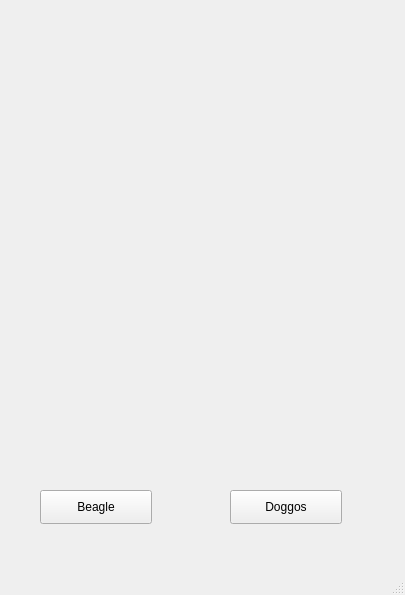
<?xml version="1.0" encoding="UTF-8"?>
<ui version="4.0">
 <class>MainWindow</class>
 <widget class="QMainWindow" name="MainWindow">
  <property name="geometry">
   <rect>
    <x>0</x>
    <y>0</y>
    <width>405</width>
    <height>595</height>
   </rect>
  </property>
  <property name="windowTitle">
   <string>MainWindow</string>
  </property>
  <widget class="QWidget" name="centralwidget">
   <widget class="QLabel" name="photo">
    <property name="geometry">
     <rect>
      <x>20</x>
      <y>20</y>
      <width>351</width>
      <height>451</height>
     </rect>
    </property>
    <property name="text">
     <string/>
    </property>
    <property name="pixmap">
     <pixmap>beagle.jpg</pixmap>
    </property>
    <property name="scaledContents">
     <bool>true</bool>
    </property>
    <property name="alignment">
     <set>Qt::AlignCenter</set>
    </property>
   </widget>
   <widget class="QPushButton" name="beagle">
    <property name="geometry">
     <rect>
      <x>40</x>
      <y>490</y>
      <width>112</width>
      <height>34</height>
     </rect>
    </property>
    <property name="text">
     <string>Beagle</string>
    </property>
   </widget>
   <widget class="QPushButton" name="doggo">
    <property name="geometry">
     <rect>
      <x>230</x>
      <y>490</y>
      <width>112</width>
      <height>34</height>
     </rect>
    </property>
    <property name="text">
     <string>Doggos</string>
    </property>
   </widget>
  </widget>
  <widget class="QMenuBar" name="menubar">
   <property name="geometry">
    <rect>
     <x>0</x>
     <y>0</y>
     <width>405</width>
     <height>31</height>
    </rect>
   </property>
  </widget>
  <widget class="QStatusBar" name="statusbar"/>
 </widget>
 <resources/>
 <connections/>
</ui>
